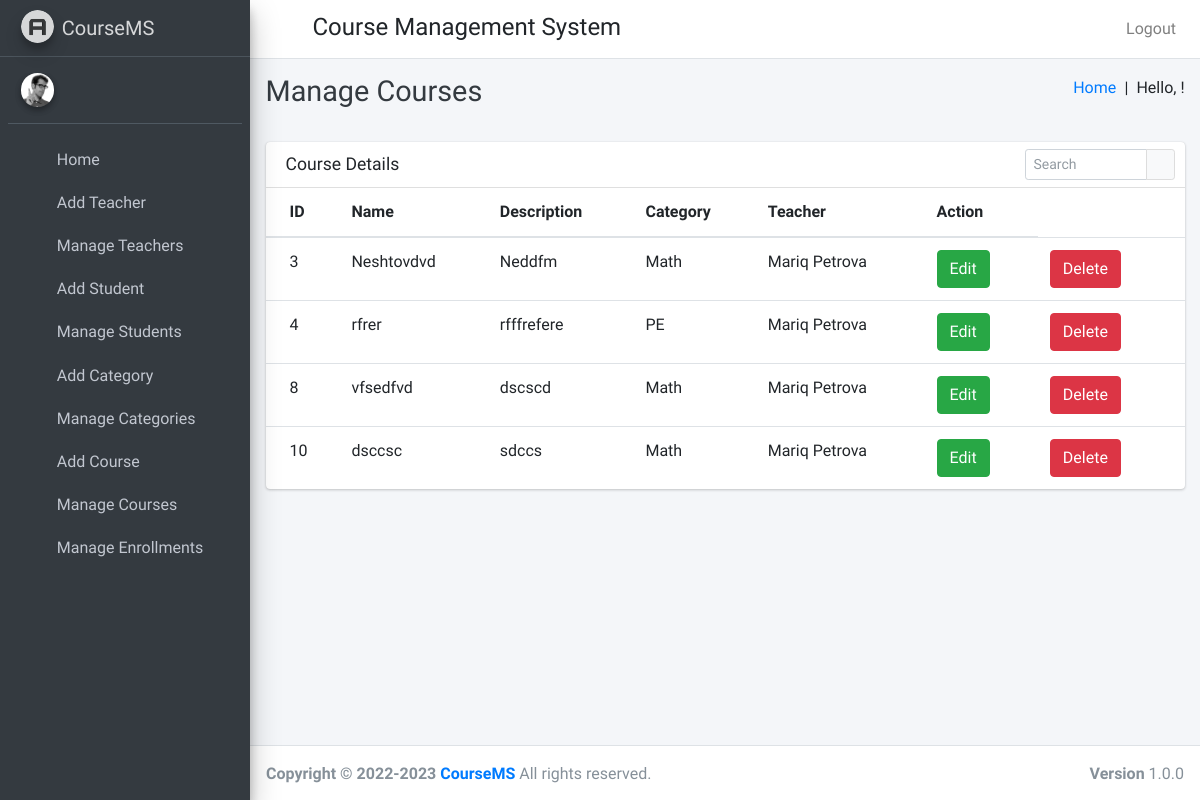
The page /manage_courses on the database as committed earlier.
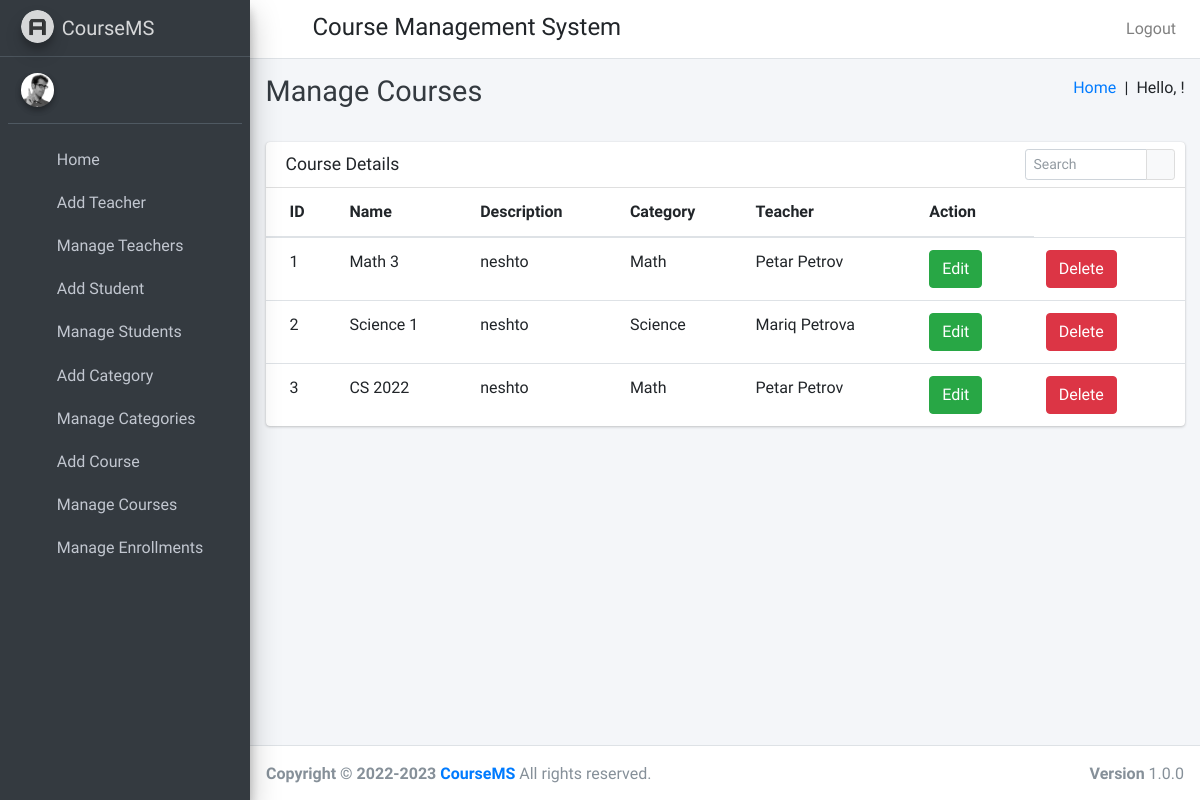
The same page on the database as committed later.
### course/models.py (models this page shows, shortened)
class Course(models.Model):
    id = models.AutoField(primary_key=True)
    course_name = models.CharField(max_length=255)
    category_id = models.ForeignKey(Category, on_delete=models.CASCADE)
    course_description = models.TextField()
    teacher_id = models.ForeignKey(Teacher, on_delete=models.CASCADE)
    created_at = models.DateTimeField(auto_now_add=True)
    updated_at = models.DateTimeField(auto_now=True)
    students = models.ManyToManyField(Student, through='Enrollment')

class Category(models.Model):
    id = models.AutoField(primary_key=True)
    category_name = models.CharField(max_length=25, unique=True)
    def __str__(self):
        return f'{self.category_name}'

class Teacher(models.Model):
    id = models.AutoField(primary_key=True)
    user = models.OneToOneField(User, on_delete=models.CASCADE)
    address = models.TextField()
    created_at=models.DateTimeField(auto_now_add=True)
    updated_at=models.DateTimeField(auto_now_add=True)
    def __str__(self):
        return f'{self.user.first_name} {self.user.last_name}'

class User(AbstractUser):
    USER_TYPE_SELECTION = (
        (1, "HOD"),
        (2, "Teacher"),
        (3, "Student")
    )
    user_type = models.CharField(max_length=1, choices=USER_TYPE_SELECTION, default=1)

### course/HodViews.py (the view)
# urls.py: path('manage_courses', HodViews.manage_courses, name="manage_courses"),
def manage_courses(request):
    courses = Course.objects.all()
    return render(request, "hod_templates/manage_courses_template.html", {"courses": courses})

### course/templates/hod_templates/manage_courses_template.html
{% extends 'hod_templates/base_template.html' %}
{% block page_title %}
Manage Courses
{% endblock page_title %}
{% block main_content %}
    <section class="content">
      <div class="container-fluid">
           <div class="row">
          <div class="col-12">
            <div class="card">
              <div class="card-header">
                <h3 class="card-title">Course Details</h3>
                <div class="card-tools">
                  <div class="input-group input-group-sm" style="width: 150px;">
                    <input type="text" name="table_search" class="form-control float-right" placeholder="Search">
                    <div class="input-group-append">
                      <button type="submit" class="btn btn-default"><i class="fas fa-search"></i></button>
                    </div>
                  </div>
                </div>
              </div>
              <div class="card-body table-responsive p-0">
                <table class="table table-hover text-nowrap">
                  <thead>
                    <tr>
                      <th>ID</th>
                      <th>Name</th>
                      <th>Description</th>
                      <th>Category</th>
                      <th>Teacher</th>
                      <th>Action</th>
                    </tr>
                  </thead>
                  <tbody>
                  {% for course in courses %}
                    <tr>
                      <td>{{ course.id }}</td>
                      <td>{{ course.course_name }}</td>
                      <td>{{ course.course_description }}</td>
                      <td>{{ course.category_id }}</td>
                      <td>{{ course.teacher_id }}</td>
                      <td><a href="{% url 'edit_course' course_id=course.id %}" class="btn btn-success">Edit</a></td>
                      <td><a href="/delete_course/{{ course.id }}" class="btn btn-danger">Delete</a></td>
                    </tr>
                  {% endfor %}
                  </tbody>
                </table>
              </div>
            </div>
          </div>
        </div>
      </div>
    </section>
{% endblock main_content %}

### course/templates/hod_templates/base_template.html (shortened to what this page needs)
{% load static %}
<!DOCTYPE html>
<html>
<head>
  <link rel="stylesheet" href="{% static "plugins/fontawesome-free/css/all.min.css" %}">
  <link rel="stylesheet" href="https://code.ionicframework.com/ionicons/2.0.1/css/ionicons.min.css">
  <link rel="stylesheet" href="{% static "plugins/tempusdominus-bootstrap-4/css/tempusdominus-bootstrap-4.min.css" %}">
  <link rel="stylesheet" href="{% static "plugins/icheck-bootstrap/icheck-bootstrap.min.css" %}">
  <link rel="stylesheet" href="{% static "plugins/jqvmap/jqvmap.min.css" %}">
  <link rel="stylesheet" href="{% static "dist/css/adminlte.min.css" %}">
  <link rel="stylesheet" href="{% static "plugins/overlayScrollbars/css/OverlayScrollbars.min.css" %}">
  <link rel="stylesheet" href="{% static "plugins/daterangepicker/daterangepicker.css" %}">
  <link rel="stylesheet" href="{% static "plugins/summernote/summernote-bs4.css" %}">
</head>
<body class="hold-transition sidebar-mini layout-fixed">
<div class="wrapper">
  <nav class="main-header navbar navbar-expand navbar-white navbar-light">
    <ul class="navbar-nav">
      <li class="nav-item">
        <a class="nav-link" data-widget="pushmenu" href="#"><i class="fas fa-bars"></i></a>
      </li>
    </ul>
    <h4 style="margin-left: 10px;margin-top: 5px;">Course Management System</h4>
    <ul class="navbar-nav ml-auto">
      <li class="nav-item">
        <a class="nav-link" href="{% url 'logout' %}">
          Logout
        </a>
      </li>
    </ul>
  </nav>
    {% include 'hod_templates/sidebar_content.html' %}
  <div class="content-wrapper">
    <div class="content-header">
      <div class="container-fluid">
        <div class="row mb-2">
          <div class="col-sm-6">
            <h1 class="m-0 text-dark">
              {% block page_title %}
              {% endblock page_title %}
            </h1>
          </div>
          <div class="col-sm-6">
            <ol class="breadcrumb float-sm-right">
              <li class="breadcrumb-item"><a href="/admin_home">Home&ensp;</a></li>
              <p>|&ensp;Hello,&nbsp;{{ user.get_username }}!</p>
            </ol>
          </div>
        </div>
      </div>
    </div>
    {% block main_content %}{% endblock main_content %}
  </div>
    {% include 'hod_templates/footer.html' %}
</div>
</body>
</html>

### course/templates/hod_templates/sidebar_content.html (shortened to what this page needs)
{% load static %}
<aside class="main-sidebar sidebar-dark-primary elevation-4">
  <a href="/admin_home" class="brand-link">
    <img src="{% static "dist/img/AdminLTELogo.png" %}" alt="AdminLTE Logo" class="brand-image img-circle elevation-3"
      style="opacity: .8">
    <span class="brand-text font-weight-light">CourseMS</span>
  </a>
  <div class="sidebar">
    <div class="user-panel mt-3 pb-3 mb-3 d-flex">
      <div class="image">
        <img src="{% static "dist/img/user2-160x160.jpg" %}" class="img-circle elevation-2" alt="User Image">
      </div>
      <div class="info">
      </div>
    </div>
    <nav class="mt-2">
      <ul class="nav nav-pills nav-sidebar flex-column" data-widget="treeview" role="menu" data-accordion="false">
        <li class="nav-item">
            {% url 'admin_home' as admin_home %}
            <a href="{{ admin_home }}" class="nav-link {% if request.path == admin_home %} active {% endif %}">
              <i class="nav-icon fas fa-th"></i>
              <p>
                Home
              </p>
            </a>
          </li>
        <li class="nav-item">
          <a href="/add_teacher" class="nav-link">
            <i class="nav-icon fas fa-th"></i>
            <p>
              Add Teacher
            </p>
          </a>
        </li>
        <li class="nav-item">
          <a href="/manage_teachers" class="nav-link">
            <i class="nav-icon fas fa-th"></i>
            <p>
              Manage Teachers
            </p>
          </a>
        </li>
        <li class="nav-item">
          <a href="/add_student" class="nav-link">
            <i class="nav-icon fas fa-th"></i>
            <p>
              Add Student
            </p>
          </a>
        </li>
        <li class="nav-item">
          <a href="/manage_students" class="nav-link">
            <i class="nav-icon fas fa-th"></i>
            <p>
              Manage Students
            </p>
          </a>
        </li>
        <li class="nav-item">
          <a href="/add_category" class="nav-link">
            <i class="nav-icon fas fa-th"></i>
            <p>
              Add Category
            </p>
          </a>
        </li>
        <li class="nav-item">
          <a href="/manage_categories" class="nav-link">
            <i class="nav-icon fas fa-th"></i>
            <p>
              Manage Categories
            </p>
          </a>
        </li>
        <li class="nav-item">
          <a href="/add_course" class="nav-link">
            <i class="nav-icon fas fa-th"></i>
            <p>
              Add Course
            </p>
          </a>
        </li>
        <li class="nav-item">
          <a href="/manage_courses" class="nav-link">
            <i class="nav-icon fas fa-th"></i>
            <p>
              Manage Courses
            </p>
          </a>
        </li>
        <li class="nav-item">
          <a href="/manage_enrollments" class="nav-link">
            <i class="nav-icon fas fa-th"></i>
            <p>
              Manage Enrollments
            </p>
          </a>
        </li>
      </ul>
    </nav>
  </div>
</aside>

### course/templates/hod_templates/footer.html
<footer class="main-footer">
    <strong>Copyright &copy; 2022-2023 <a href="/admin_home"> CourseMS </a></strong>
    All rights reserved.
    <div class="float-right d-none d-sm-inline-block">
      <b>Version</b> 1.0.0
    </div>
  </footer>

Rows that differ between the two databases and show on the page:
removed Course: id "4", course_name "rfrer", course_description "rfffrefere", category_id "PE", teacher_id "Mariq Petrova"
removed Course: id "8", course_name "vfsedfvd", course_description "dscscd", category_id "Math", teacher_id "Mariq Petrova"
removed Course: id "10", course_name "dsccsc", course_description "sdccs", category_id "Math", teacher_id "Mariq Petrova"
added Course: id "1", course_name "Math 3", course_description "neshto", category_id "Math", teacher_id "Petar Petrov"
added Course: id "2", course_name "Science 1", course_description "neshto", category_id "Science", teacher_id "Mariq Petrova"
changed Course id 3: course_name "Neshtovdvd" → "CS 2022"; course_description "Neddfm" → "neshto"; teacher_id "Mariq Petrova" → "Petar Petrov"
